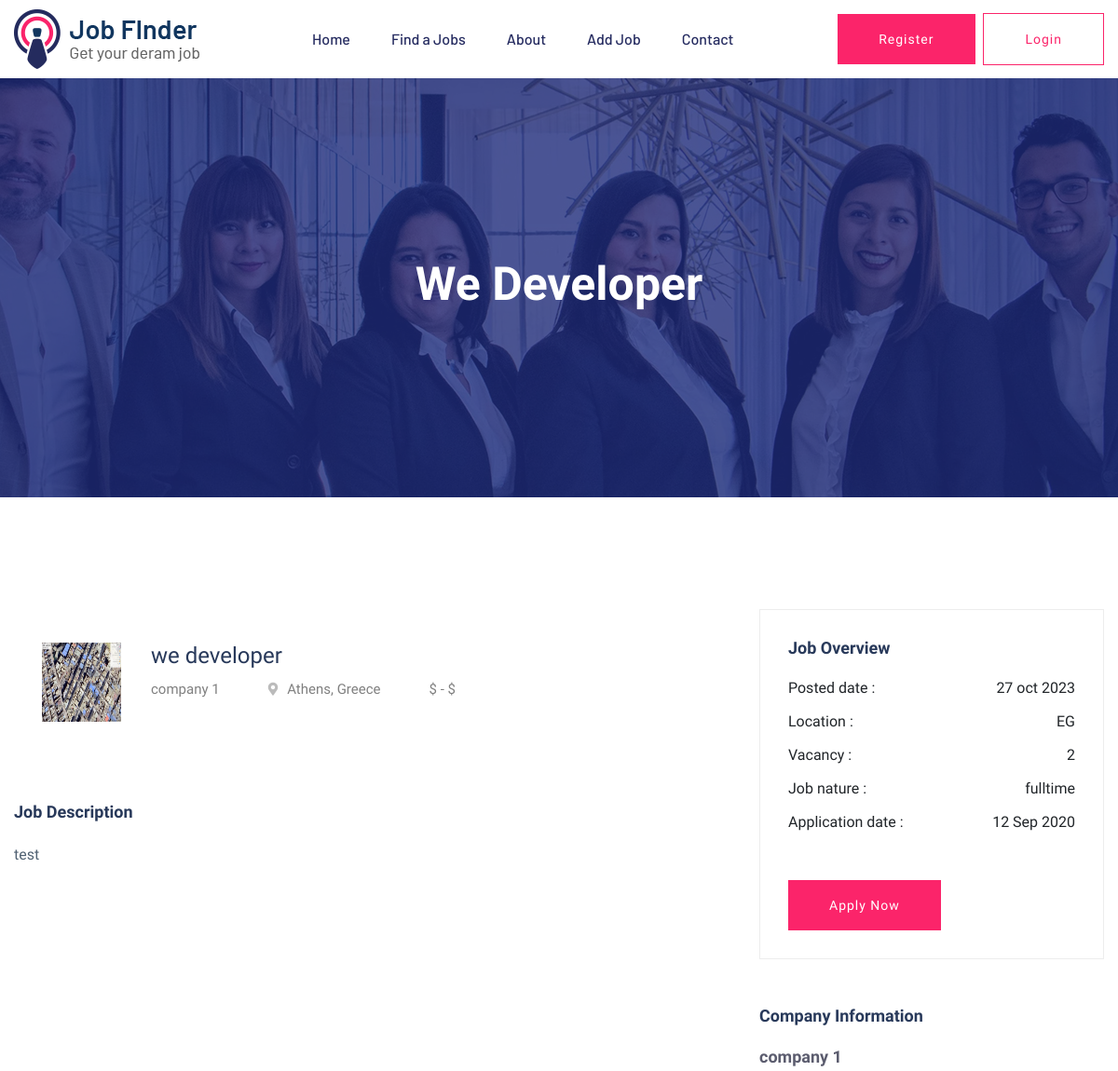
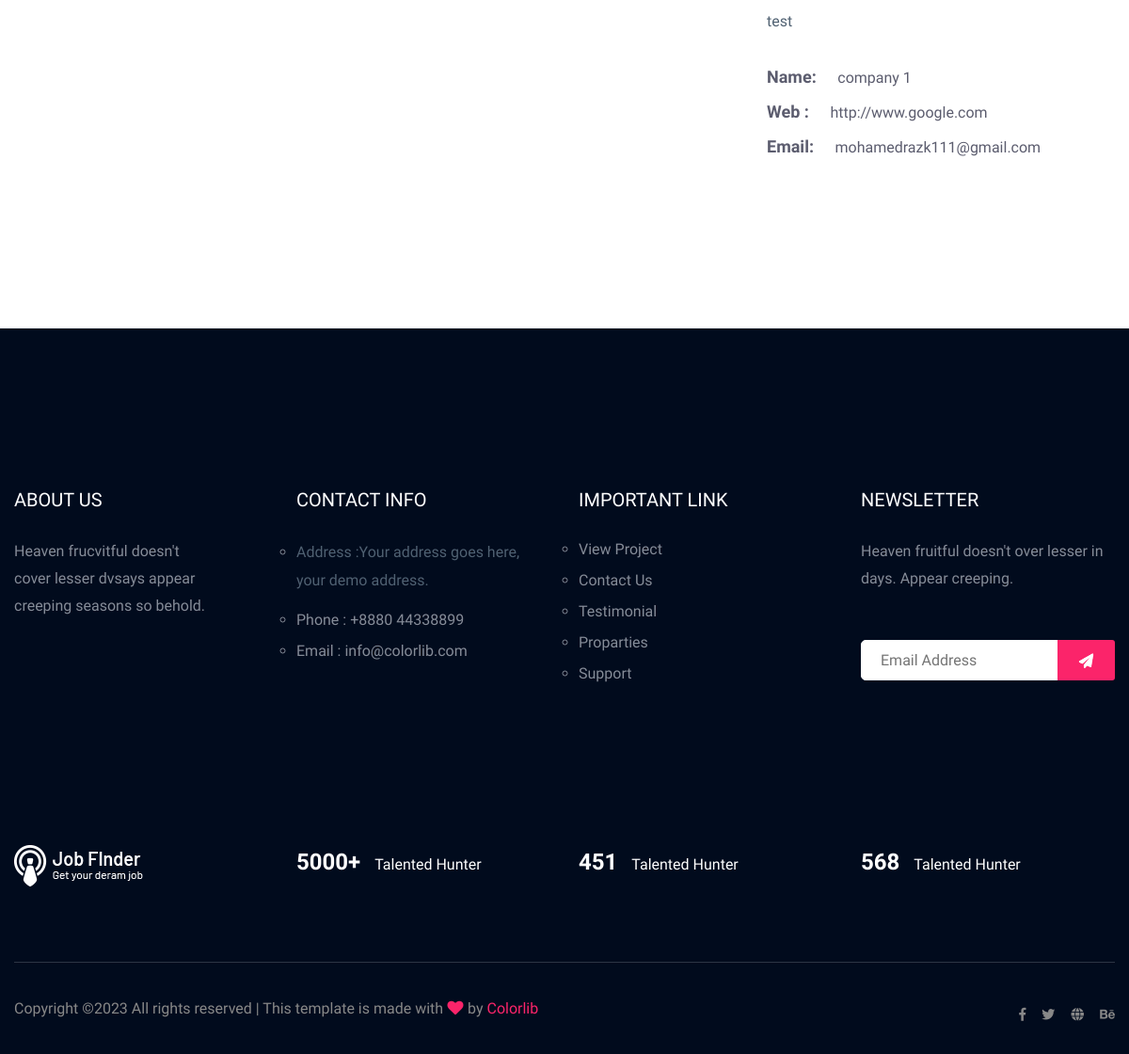
/jobs/we-developer, run on the app's committed database (2 pictures, top to bottom).
### job/models.py (models this page shows, shortened)
class Job(models.Model):
    title = models.CharField(max_length=120)
    loction = CountryField()
    company=models.ForeignKey('Company',on_delete=models.CASCADE,related_name='jop_company')
    create_at =models.DateTimeField(default=timezone.now)
    salary_start=models.IntegerField(null=True,blank=True)
    salary_end=models.IntegerField(null=True,blank=True)
    description=models.TextField(max_length=15000)
    vecancy=models.IntegerField()
    job_nature=models.CharField(choices=job_type,max_length=10)
    experience=models.IntegerField()
    category=models.ForeignKey('Category',on_delete=models.SET_NULL,null=True,blank=True)
    slug=models.SlugField(null=True,blank=True)
    def __str__(self):
        return self.title

class Company(models.Model):
     name=models.CharField(max_length=50)
     logo=models.ImageField(upload_to='company')
     subtitle=models.TextField(max_length=1000)
     website=models.URLField()
     email=models.EmailField()
     def __str__(self):
        return self.name

### job/views.py (the view)
# urls.py: path('<slug:slug>', job_detail),
def job_detail(request,slug):
    job=Job.objects.get(slug=slug)
    return render(request,'job/job_detail.html',{'job':job})

### job/templates/job/job_detail.html (shortened to what this page needs)
{% extends 'base.html' %}
{% load static %}
{% block body %}
    <main>
        <div class="slider-area ">
        <div class="single-slider section-overly slider-height2 d-flex align-items-center" data-background="{% static 'assets/img/hero/about.jpg' %}">
            <div class="container">
                <div class="row">
                    <div class="col-xl-12">
                        <div class="hero-cap text-center">
                            <h2>{{job}}</h2>
                        </div>
                    </div>
                </div>
            </div>
        </div>
        </div>
        <div class="job-post-company pt-120 pb-120">
            <div class="container">
                <div class="row justify-content-between">
                    <div class="col-xl-7 col-lg-8">
                        <div class="single-job-items mb-50">
                            <div class="job-items">
                                <div class="company-img company-img-details">
                                    <a href="#"><img src="{{job.company.logo.url}}" style="width:85px;height:85px;" alt=""></a>
                                </div>
                                <div class="job-tittle">
                                    <a href="#">
                                        <h4>{{job}}</h4>
                                    </a>
                                    <ul>
                                        <li>{{job.company}}</li>
                                        <li><i class="fas fa-map-marker-alt"></i>Athens, Greece</li>
                                        <li>${{object.salary_start}} - ${{object.salary_end}}</li>
                                    </ul>
                                </div>
                            </div>
                        </div>
                        <div class="job-post-details">
                            <div class="post-details1 mb-50">
                                <div class="small-section-tittle">
                                    <h4>Job Description</h4>
                                </div>
                                <p>{{job.description|safe}}</p>
                            </div>
                        </div>
                    </div>
                    <div class="col-xl-4 col-lg-4">
                        <div class="post-details3  mb-50">
                           <div class="small-section-tittle">
                               <h4>Job Overview</h4>
                           </div>
                          <ul>
                              <li>Posted date : <span>{{job.create_at |date:"d b o"}}</span></li>
                              <li>Location : <span>{{job.loction}}</span></li>
                              <li>Vacancy : <span>{{job.vecancy}}</span></li>
                              <li>Job nature : <span>{{job.job_nature}}</span></li>
                              <li>Application date : <span>12 Sep 2020</span></li>
                          </ul>
                         <div class="apply-btn2">
                            <a href="/jobs/{{job.slug}}/apply" class="btn">Apply Now</a>
                         </div>
                       </div>
                        <div class="post-details4  mb-50">
                           <div class="small-section-tittle">
                               <h4>Company Information</h4>
                           </div>
                              <span>{{job.company}}</span>
                              <p>{{job.description}}</p>
                            <ul>
                                <li>Name: <span>{{job.company.name}} </span></li>
                                <li>Web : <span> {{job.company.website}}</span></li>
                                <li>Email: <span>{{job.company.email}}</span></li>
                            </ul>
                       </div>
                    </div>
                </div>
            </div>
        </div>
    </main>
{% endblock body %}

### templates/base.html (shortened to what this page needs)
{%load static%}
<!doctype html>
<html class="no-js" lang="zxx">
    <head>
            <link rel="stylesheet" href="{% static 'assets/css/bootstrap.min.css' %}">
            <link rel="stylesheet" href="{% static 'assets/css/owl.carousel.min.css' %}">
            <link rel="stylesheet" href="{% static 'assets/css/flaticon.css' %}">
            <link rel="stylesheet" href="{% static 'assets/css/price_rangs.css' %}">
            <link rel="stylesheet" href="{% static 'assets/css/slicknav.css' %}">
            <link rel="stylesheet" href="{% static 'assets/css/animate.min.css' %}">
            <link rel="stylesheet" href="{% static 'assets/css/magnific-popup.css' %}">
            <link rel="stylesheet" href="{% static 'assets/css/fontawesome-all.min.css' %}">
            <link rel="stylesheet" href="{% static 'assets/css/themify-icons.css' %}">
            <link rel="stylesheet" href="{% static 'assets/css/slick.css' %}">
            <link rel="stylesheet" href="{% static 'assets/css/nice-select.css' %}">
            <link rel="stylesheet" href="{% static 'assets/css/style.css' %}">
   </head>
   <body>
    <header>
       <div class="header-area header-transparrent">
           <div class="headder-top header-sticky">
                <div class="container">
                    <div class="row align-items-center">
                        <div class="col-lg-3 col-md-2">
                            <div class="logo">
                                <a href="index.html"><img src="assets/img/logo/logo.png" alt=""></a>
                            </div>
                        </div>
                        <div class="col-lg-9 col-md-9">
                            <div class="menu-wrapper">
                                <div class="main-menu">
                                    <nav class="d-none d-lg-block">
                                        <ul id="navigation">
                                            <li><a href="index.html">Home</a></li>
                                            <li><a href="job_listing.html">Find a Jobs </a></li>
                                            <li><a href="about.html">About</a></li>
                                            <li><a href="/jobs/add/">Add Job</a>
                                            </li>
                                            <li><a href="contact.html">Contact</a></li>
                                        </ul>
                                    </nav>
                                </div>
                                <div class="header-btn d-none f-right d-lg-block">
                                    <a href="#" class="btn head-btn1">Register</a>
                                    <a href="#" class="btn head-btn2">Login</a>
                                </div>
                            </div>
                        </div>
                        <div class="col-12">
                        </div>
                    </div>
                </div>
           </div>
       </div>
    </header>
   {% block body %}
   {% endblock body %}
    <footer>
        <div class="footer-area footer-bg footer-padding">
            <div class="container">
                <div class="row d-flex justify-content-between">
                    <div class="col-xl-3 col-lg-3 col-md-4 col-sm-6">
                       <div class="single-footer-caption mb-50">
                         <div class="single-footer-caption mb-30">
                             <div class="footer-tittle">
                                 <h4>About Us</h4>
                                 <div class="footer-pera">
                                     <p>Heaven frucvitful doesn't cover lesser dvsays appear creeping seasons so behold.</p>
                                </div>
                             </div>
                         </div>
                       </div>
                    </div>
                    <div class="col-xl-3 col-lg-3 col-md-4 col-sm-5">
                        <div class="single-footer-caption mb-50">
                            <div class="footer-tittle">
                                <h4>Contact Info</h4>
                                <ul>
                                    <li>
                                    <p>Address :Your address goes
                                        here, your demo address.</p>
                                    </li>
                                    <li><a href="#">Phone : +8880 44338899</a></li>
                                    <li><a href="#">Email : info@colorlib.com</a></li>
                                </ul>
                            </div>
                        </div>
                    </div>
                    <div class="col-xl-3 col-lg-3 col-md-4 col-sm-5">
                        <div class="single-footer-caption mb-50">
                            <div class="footer-tittle">
                                <h4>Important Link</h4>
                                <ul>
                                    <li><a href="#"> View Project</a></li>
                                    <li><a href="#">Contact Us</a></li>
                                    <li><a href="#">Testimonial</a></li>
                                    <li><a href="#">Proparties</a></li>
                                    <li><a href="#">Support</a></li>
                                </ul>
                            </div>
                        </div>
                    </div>
                    <div class="col-xl-3 col-lg-3 col-md-4 col-sm-5">
                        <div class="single-footer-caption mb-50">
                            <div class="footer-tittle">
                                <h4>Newsletter</h4>
                                <div class="footer-pera footer-pera2">
                                 <p>Heaven fruitful doesn't over lesser in days. Appear creeping.</p>
                             </div>
                             <div class="footer-form" >
                                 <div id="mc_embed_signup">
                                     <form target="_blank" action="https://spondonit.us12.list-manage.com/subscribe/post?u=1462626880ade1ac87bd9c93a&amp;id=92a4423d01"
                                     method="get" class="subscribe_form relative mail_part">
                                         <input type="email" name="email" id="newsletter-form-email" placeholder="Email Address"
                                         class="placeholder hide-on-focus" onfocus="this.placeholder = ''"
                                         onblur="this.placeholder = ' Email Address '">
                                         <div class="form-icon">
                                             <button type="submit" name="submit" id="newsletter-submit"
                                             class="email_icon newsletter-submit button-contactForm"><img src="assets/img/icon/form.png" alt=""></button>
                                         </div>
                                     </form>
                                 </div>
                             </div>
                            </div>
                        </div>
                    </div>
                </div>
               <div class="row footer-wejed justify-content-between">
                    <div class="col-xl-3 col-lg-3 col-md-4 col-sm-6">
                        <div class="footer-logo mb-20">
                        <a href="index.html"><img src="assets/img/logo/logo2_footer.png" alt=""></a>
                        </div>
                    </div>
                    <div class="col-xl-3 col-lg-3 col-md-4 col-sm-5">
                    <div class="footer-tittle-bottom">
                        <span>5000+</span>
                        <p>Talented Hunter</p>
                    </div>
                    </div>
                    <div class="col-xl-3 col-lg-3 col-md-4 col-sm-5">
                        <div class="footer-tittle-bottom">
                            <span>451</span>
                            <p>Talented Hunter</p>
                        </div>
                    </div>
                    <div class="col-xl-3 col-lg-3 col-md-4 col-sm-5">
                        <div class="footer-tittle-bottom">
                            <span>568</span>
                            <p>Talented Hunter</p>
                        </div>
                    </div>
               </div>
            </div>
        </div>
        <div class="footer-bottom-area footer-bg">
            <div class="container">
                <div class="footer-border">
                     <div class="row d-flex justify-content-between align-items-center">
                         <div class="col-xl-10 col-lg-10 ">
                             <div class="footer-copy-right">
                                 <p>
  Copyright &copy;<script>document.write(new Date().getFullYear());</script> All rights reserved | This template is made with <i class="fa fa-heart" aria-hidden="true"></i> by <a href="https://colorlib.com" target="_blank">Colorlib</a>
  </p>
                             </div>
                         </div>
                         <div class="col-xl-2 col-lg-2">
                             <div class="footer-social f-right">
                                 <a href="#"><i class="fab fa-facebook-f"></i></a>
                                 <a href="#"><i class="fab fa-twitter"></i></a>
                                 <a href="#"><i class="fas fa-globe"></i></a>
                                 <a href="#"><i class="fab fa-behance"></i></a>
                             </div>
                         </div>
                     </div>
                </div>
            </div>
        </div>
    </footer>
    </body>
</html>

### job/templates/job/job_detail.html (style rules this page uses)
li { list-style: circle !important; }

### data on the page
Job: title "We Developer", company.logo (picture), title "we developer", company "company 1", description "test", create_at "27 oct 2023", loction "EG", vecancy "2", job_nature "fulltime", company.name "company 1", company.website "http://www.google.com", company.email "mohamedrazk111@gmail.com"
